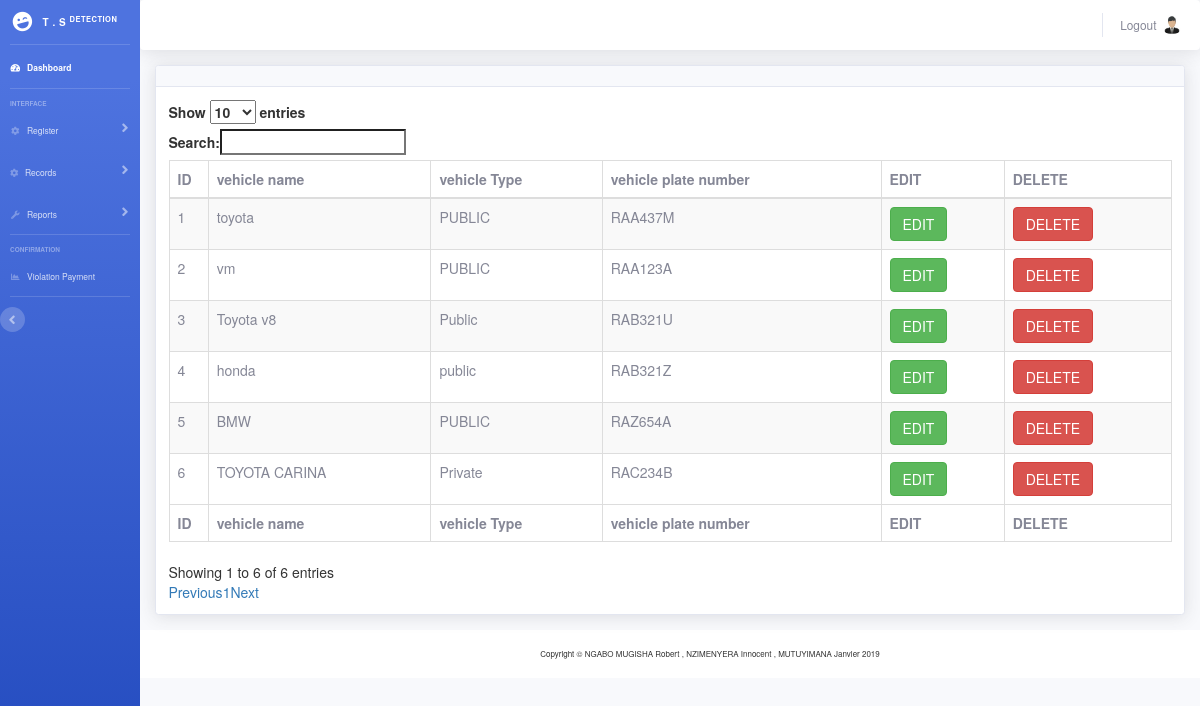
The app's page /admin/registerVehicle.php (signed in) with its own data.
### tables this page shows
CREATE TABLE `cars` (
  `c_id` int(11) NOT NULL,
  `c_name` varchar(25) NOT NULL,
  `c_type` varchar(24) NOT NULL,
  `c_plate` varchar(10) NOT NULL
);

### admin/registerVehicle.php (the view, shortened to what this page needs)
<?php
if(empty($_SESSION['id']))
{
    header('LOCATION:index.php');
}
else{
include('includes/header.php');
include('includes/navbar.php');
include('connect_db.php');
?>
 <head>
           <link rel="stylesheet" href="https://maxcdn.bootstrapcdn.com/bootstrap/3.3.6/css/bootstrap.min.css" />
           <link rel="stylesheet" href="https://cdn.datatables.net/1.10.12/css/dataTables.bootstrap.min.css" />
  <link href="vendor/fontawesome-free/css/all.min.css" rel="stylesheet" type="text/css">
      </head>
<div class="container-fluid">
<div class="card shadow mb-4">
  <div class="card-header py-3">
  </div>
  <div class="card-body">
    <div class="table-responsive">
      <table class="table table-striped table-bordered" id="employee_data" width="1400" cellspacing="0" style="width:800">
        <thead>
          <tr>
            <th> ID </th>
            <th> vehicle name </th>
            <th>vehicle Type </th>
            <th>vehicle plate number</th>
            <th>EDIT </th>
            <th>DELETE </th>
          </tr>
        </thead>
        <tbody>
        <?php
        $sql = "SELECT * FROM cars ORDER BY c_id DESC";
        $result = mysqli_query($con, $sql);
										$i=1;
									if (mysqli_num_rows($result) > 0) {
                    while($row = mysqli_fetch_assoc($result)) {
											echo'<tr>
													<td>'.$i.'</td>
													<td>'.$row['c_name'].'</td>
													<td>'.$row['c_type'].'</td>
													<td>'.$row['c_plate'].'</td>
                        <td>';?>
                        <form action="" method="post">
                            <a  href="edit_data.php?uID=<?php echo $row['c_id']; ?>"" name="edit_btn" class="btn btn-success"> EDIT</a>
                        </form>
                    </td>
                    <td>
                        <form action="" method="post">
                          <a type="submit" name="delete_btn" class="btn btn-danger btn-icon-split" href="delete_data.php?delID=<?php echo $row['c_id'];?>"> DELETE</a>
                        </form>
                    </td>
                  </tr>
                        <?php
                        $i++;
                    }
                  }
									?>
        </tbody>
        <tfoot>
            <tr>
                <th> ID </th>
                <th> vehicle name </th>
                <th>vehicle Type </th>
                <th>vehicle plate number</th>
                <th>EDIT </th>
                <th>DELETE </th>
            </tr>
        </tfoot>
      </table>
    </div>
  </div>
</div>
</div>
<?php
include('includes/footer.php');
}
?>

### records on screen
cars: c_name "toyota", c_type "PUBLIC", c_plate "RAA437M"
cars: c_name "vm", c_type "PUBLIC", c_plate "RAA123A"
cars: c_name "Toyota v8", c_type "Public", c_plate "RAB321U"
cars: c_name "honda", c_type "public", c_plate "RAB321Z"
cars: c_name "BMW", c_type "PUBLIC", c_plate "RAZ654A"
cars: c_name "TOYOTA CARINA", c_type "Private", c_plate "RAC234B"
